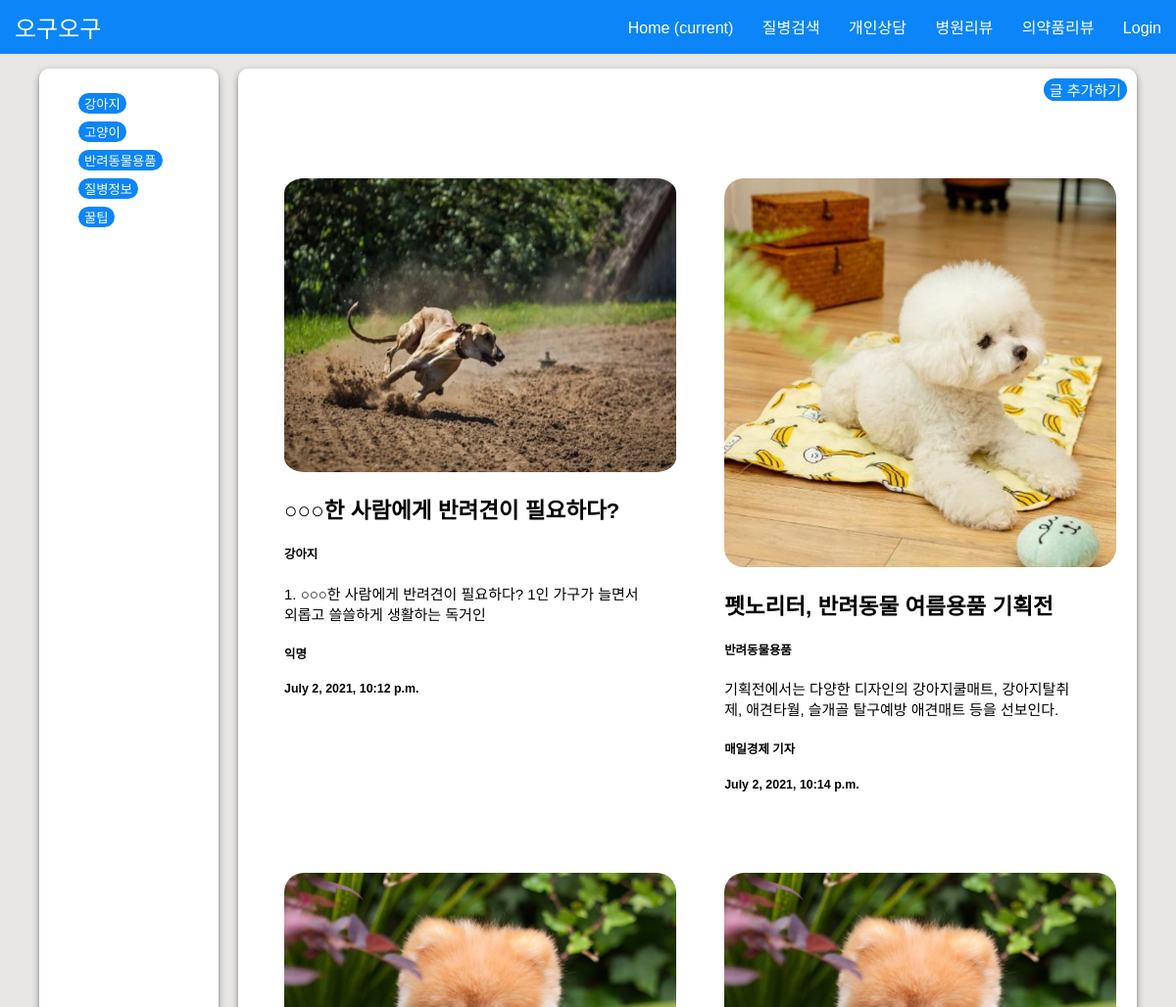
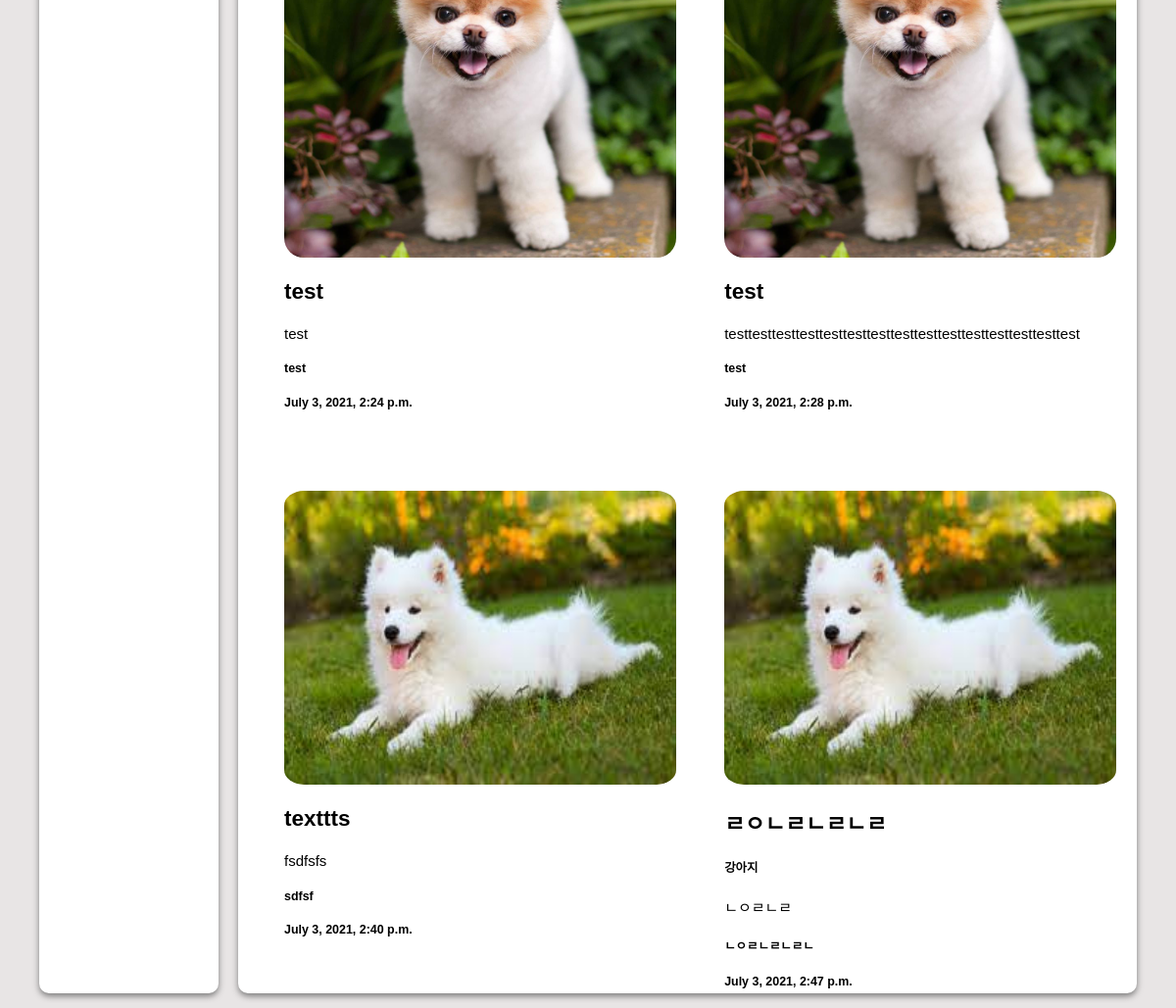
The page / on the database its author committed (2 pictures, top to bottom).
### myapp/models.py (models this page shows, shortened)
class News(models.Model):
    title=models.CharField(max_length=200)
    writer=models.CharField(max_length=100)
    date=models.DateTimeField()
    body=models.TextField()
    link=models.CharField(max_length=100,blank=True, null=True)
    image=models.ImageField(upload_to="news/",blank=True,null=True)
    def summary(self):
        return self.body[:60]

### myapp/views.py (the view)
# urls.py: 2. Add a URL to urlpatterns:  path('', views.home, name='home')
def home(request):
    news=News.objects.all()
    return render(request,'home.html',{'news':news})

### myapp/templates/home.html
{% extends 'header.html' %}
{% load static %}
{% block content %}
<div id="container">
    <aside>
        <ul class="asidea">
            <form action="{%url 'search_home'%}" method="GET">
                <li><button name="link" value="강아지">강아지</button></li>
                <li><button name="link" value="고양이">고양이</button></li>
                <li><button name="link" value="반려동물용품">반려동물용품</button></li>
                <li><button name="link" value="질병정보">질병정보</button></li>
                <li><button name="link" value="꿀팁">꿀팁</button></li>
            </form>
        </ul>
    </aside>
    <main>
        <div class="buttonarea">
            <button type="button" class="blogbutton" onclick="location.href= '{% url 'news_register' %}'">글
                추가하기</button>
        </div>
        <span>
            {%for fnews in news%}
            <article class="blogArticle">
                <a href="{%url 'news_detail' fnews.id%}">
                    <p><img src="{{fnews.image.url}}" alt=""></p>
                    <h2>{{fnews.title}}</h2>
                    <h5>{{fnews.link}}</h5>
                    <div>
                        {{fnews.summary}}
                    </div>
                    <h5>{{fnews.writer}}</h5>
                    <h5>{{fnews.date}}</h5>
                </a>
            </article>
            {%endfor%}
        </span>
    </main>
</div>
{% endblock %}

### static/ideaton.css (style rules this page uses)
* { box-sizing:border-box; }
body { width: 100%; height: 100%; margin: 0; padding: 0; background-color:#E8E5E5; font-family:Arial; display: inline; }
#container { width:95%; margin: 5px auto; font-size:0; border-radius:5px; display: flex; overflow:hidden; }
aside { background-color:#FFFFFF; margin: 10px; font-size:15px; width: 20%; vertical-align:top; box-shadow: 0px 3px 6px #696969d6; border-radius: 10px; opacity: 1; backdrop-filter: blur(30px); -webkit-backdrop-filter: blur(30px); }
.asidea li { color: white; }
.asidea { margin-top: 10%; font-size: 25px; }
.asidea button { float: none; }
main { width: 100%; background-color: #FFFFFF; margin: 10px; font-size:15px; vertical-align:top; box-shadow: 0px 3px 6px #696969d6; border-radius: 10px; opacity: 1; backdrop-filter: blur(30px); -webkit-backdrop-filter: blur(30px); }
button { background-color: rgb(11, 133, 247); color: white; float: right; border: none; border-radius: 12px; transition:all 0.9s, color 0.3; }
.buttonarea { height: 3%; }
.blogbutton { display: block; margin: 10px 10px 0 0; font-size: 15px; transition:all 0.9s, color 0.3; }
.blogArticle { margin: 3% 3% 0px 4%; padding: 10px; width: 42%; float: left; vertical-align:middle; }
.blogArticle img { max-width: 100%; max-height: 100%; min-width: 400px; min-height: 300px; border-radius: 5%; }
a { text-decoration: none; color: inherit; }

### rows shown on the page
News: image (picture), title "○○○한 사람에게 반려견이 필요하다?", link "강아지", summary "1. ○○○한 사람에게 반려견이 필요하다? 1인 가구가 늘면서 외롭고 쓸쓸하게 생활하는 독거인", writer "익명", date "July 2, 2021, 10:12 p.m."
News: image (picture), title "펫노리터, 반려동물 여름용품 기획전", link "반려동물용품", summary "기획전에서는 다양한 디자인의 강아지쿨매트, 강아지탈취제, 애견타월, 슬개골 탈구예방 애견매트 등을 선보인다.", writer "매일경제 기자", date "July 2, 2021, 10:14 p.m."
News: image (picture), title "test", summary "test", writer "test", date "July 3, 2021, 2:24 p.m."
News: image (picture), title "test", summary "testtesttesttesttesttesttesttesttesttesttesttesttesttesttest", writer "test", date "July 3, 2021, 2:28 p.m."
News: image (picture), title "texttts", summary "fsdfsfs", writer "sdfsf", date "July 3, 2021, 2:40 p.m."
News: image (picture), title "ㄹㅇㄴㄹㄴㄹㄴㄹ", link "강아지", summary "ㄴㅇㄹㄴㄹ", writer "ㄴㅇㄹㄴㄹㄴㄹㄴ", date "July 3, 2021, 2:47 p.m."
